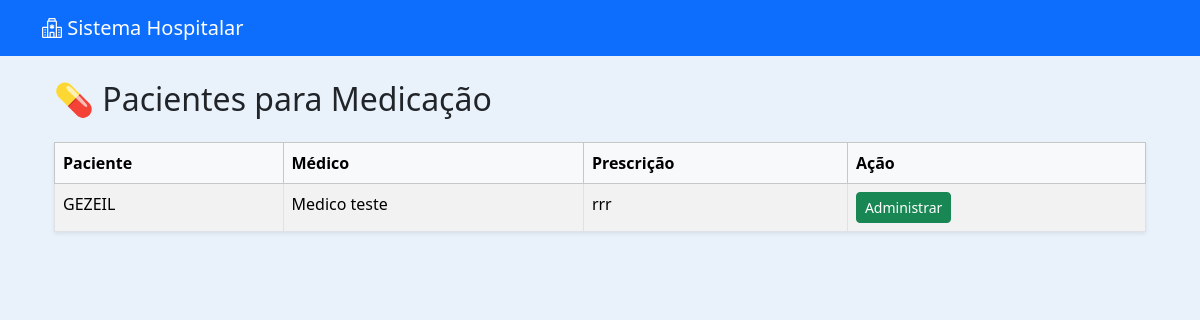
Page /tecnico/medicacao/ (signed in) on the committed database.
### medico/models.py (models this page shows, shortened)
class Atendimento(models.Model):
    paciente = models.ForeignKey(
        Paciente,
        on_delete=models.CASCADE
    )
    medico = models.ForeignKey(
        Usuario,
        on_delete=models.SET_NULL,  # ⚠ Melhor que CASCADE
        null=True,
        related_name="atendimentos_realizados"
    )
    triagem = models.OneToOneField(
        Triagem,
        on_delete=models.CASCADE
    )
    diagnostico = models.TextField(blank=True, null=True)
    prescricao = models.TextField(blank=True, null=True)
    observacoes = models.TextField(blank=True, null=True)
    DECISAO_CHOICES = [
        ("dispensar", "Dispensar"),
        ("medicacao", "Medicação"),
        ("internacao", "Internação"),
        ("exames", "Exames"),
    ]
    decisao = models.CharField(
        max_length=20,
        choices=DECISAO_CHOICES,
        blank=True,
        null=True
    )
    medicacao_aplicada = models.BooleanField(default=False)
    tecnico_aplicou = models.ForeignKey(
        Usuario,
        on_delete=models.SET_NULL,
        null=True,
        blank=True,
        related_name="medicacoes_aplicadas"
    )
    horario_medicacao = models.DateTimeField(
        null=True,
        blank=True
    )
    data_atendimento = models.DateTimeField(auto_now_add=True)
    finalizado = models.BooleanField(default=False)

### pacientes/models.py (models this page shows, shortened)
class Paciente(models.Model):
    nome = models.CharField(max_length=100)
    nome_social = models.CharField(max_length=100, blank=True, null=True)
    nome_mae = models.CharField(max_length=100)
    nome_pai = models.CharField(max_length=100, blank=True, null=True)
    cpf = models.CharField(
        max_length=14,
        unique=True,
        validators=[
            RegexValidator(
                r'^\d{3}\.\d{3}\.\d{3}-\d{2}$',
                'CPF inválido! Use XXX.XXX.XXX-XX'
            )
        ]
    )
    data_nascimento = models.DateField()
    SEXO_BIOLOGICO_CHOICES = [
        ('M', 'Masculino'),
        ('F', 'Feminino'),
        ('I', 'Intersexo'),
    ]
    sexo_biologico = models.CharField(max_length=1, choices=SEXO_BIOLOGICO_CHOICES)
    identidade_genero = models.CharField(max_length=50)
    orientacao_sexual = models.CharField(max_length=50)
    NACIONALIDADE_CHOICES = [
        ('BRASILEIRA', 'Brasileira'),
        ('ARGENTINA', 'Argentina'),
        ('BOLIVIANA', 'Boliviana'),
        ('CHILENA', 'Chilena'),
        ('COLOMBIANA', 'Colombiana'),
        ('PARAGUAIA', 'Paraguaia'),
        ('PERUANA', 'Peruana'),
        ('URUGUAIA', 'Uruguaia'),
        ('VENEZUELANA', 'Venezuelana'),
        ('OUTRA', 'Outra'),
    ]
    nacionalidade = models.CharField(
        max_length=20,
        choices=NACIONALIDADE_CHOICES,
        default='BRASILEIRA'
    )
    naturalidade = models.CharField(max_length=100)
    RACA_COR_CHOICES = [
        ('BRANCA', 'Branca'),
        ('PRETA', 'Preta'),
        ('PARDA', 'Parda'),
        ('AMARELA', 'Amarela'),
        ('INDIGENA', 'Indígena'),
    ]
    raca_cor = models.CharField(max_length=10, choices=RACA_COR_CHOICES)
    ESTADO_CIVIL_CHOICES = [
        ('SOLTEIRO', 'Solteiro(a)'),
        ('CASADO', 'Casado(a)'),
        ('DIVORCIADO', 'Divorciado(a)'),
        ('VIUVO', 'Viúvo(a)'),
        ('UNIAO_ESTAVEL', 'União Estável'),
    ]
    estado_civil = models.CharField(max_length=20, choices=ESTADO_CIVIL_CHOICES)
    ESCOLARIDADE_CHOICES = [
        ('SEM_INSTRUCAO', 'Sem instrução'),
        ('FUNDAMENTAL_INCOMPLETO', 'Fundamental incompleto'),
        ('FUNDAMENTAL_COMPLETO', 'Fundamental completo'),
        ('MEDIO_INCOMPLETO', 'Médio incompleto'),
        ('MEDIO_COMPLETO', 'Médio completo'),
        ('SUPERIOR_INCOMPLETO', 'Superior incompleto'),
        ('SUPERIOR_COMPLETO', 'Superior completo'),
        ('POS_GRADUACAO', 'Pós-graduação'),
        ('MESTRADO', 'Mestrado'),
        ('DOUTORADO', 'Doutorado'),
    ]
    escolaridade = models.CharField(max_length=30, choices=ESCOLARIDADE_CHOICES)
    profissao = models.CharField(max_length=50)
    rg = models.CharField(max_length=20)
    orgao_emissor = models.CharField(max_length=10)
    UF_CHOICES = [
        ('AC','AC'), ('AL','AL'), ('AP','AP'), ('AM','AM'),
        ('BA','BA'), ('CE','CE'), ('DF','DF'), ('ES','ES'),
        ('GO','GO'), ('MA','MA'), ('MT','MT'), ('MS','MS'),
        ('MG','MG'), ('PA','PA'), ('PB','PB'), ('PR','PR'),
        ('PE','PE'), ('PI','PI'), ('RJ','RJ'), ('RN','RN'),
        ('RS','RS'), ('RO','RO'), ('RR','RR'), ('SC','SC'),
        ('SP','SP'), ('SE','SE'), ('TO','TO'),
    ]
    uf_rg = models.CharField(max_length=2, choices=UF_CHOICES)
    cep = models.CharField(
        max_length=9,
        validators=[
            RegexValidator(
                r'^\d{5}-\d{3}$',
                'CEP inválido! Use XXXXX-XXX'
            )
        ]
    )
    endereco = models.CharField(max_length=100)
    numero = models.CharField(max_length=10)
    complemento = models.CharField(max_length=50, blank=True, null=True)
    bairro = models.CharField(max_length=50)
    municipio = models.CharField(max_length=50)
    uf = models.CharField(max_length=2, choices=UF_CHOICES)
    ZONA_CHOICES = [
        ('URBANA', 'Urbana'),
        ('RURAL', 'Rural'),
    ]
    zona = models.CharField(max_length=6, choices=ZONA_CHOICES)
    telefone_fixo = models.CharField(
        max_length=15,
        blank=True,
        null=True,
        validators=[
            RegexValidator(
                r'^\(\d{2}\)\s\d{4}-\d{4}$',
                'Telefone inválido! Use (XX) XXXX-XXXX'
            )
        ]
    )
    celular = models.CharField(
        max_length=15,
        validators=[
            RegexValidator(
                r'^\(\d{2}\)\s\d{5}-\d{4}$',
                'Celular inválido! Use (XX) XXXXX-XXXX'
            )
        ]
    )
    whatsapp = models.BooleanField(default=False)
    email = models.EmailField(blank=True, null=True)
    cartao_sus = models.CharField(max_length=18, blank=True, null=True)
    criado_por = models.ForeignKey(
        User,
        on_delete=models.SET_NULL,
        null=True,
        blank=True,
        related_name='pacientes_criados'
    )
    data_criacao = models.DateTimeField(default=timezone.now, editable=False)
    data_atualizacao = models.DateTimeField(auto_now=True)

### usuarios/models.py (models this page shows, shortened)
class Usuario(AbstractUser):
    PERFIL_CHOICES = [
    ('administrador', 'Administrador'),
    ('medico', 'Médico'),
    ('enfermeiro', 'Enfermeiro'),
    ('tecnico', 'Técnico'),
    ('recepcao', 'Recepção'),
    ('laboratorio', 'Laboratório'),
    ]
    perfil = models.CharField(max_length=20, choices=PERFIL_CHOICES, default='recepcao')
    cpf = models.CharField("CPF", max_length=14, unique=True, blank=True, null=True)
    data_nascimento = models.DateField("Data de Nascimento", blank=True, null=True)
    telefone = models.CharField("Telefone", max_length=20, blank=True, null=True)
    endereco = models.CharField("Endereço", max_length=255, blank=True, null=True)
    cidade = models.CharField("Cidade", max_length=100, blank=True, null=True)
    estado = models.CharField("Estado", max_length=50, blank=True, null=True)
    cep = models.CharField("CEP", max_length=10, blank=True, null=True)
    crm = models.CharField("CRM", max_length=20, blank=True, null=True)
    coren = models.CharField("COREN", max_length=20, blank=True, null=True)

### tecnico/views.py (the view)
# urls.py: path('medicacao/', views.lista_medicacao, name='lista_medicacao'),
@login_required
def lista_medicacao(request):
    atendimentos = Atendimento.objects.filter(
        decisao="medicacao",
        medicacao_aplicada=False,
        finalizado=False
    )
    return render(request, "tecnico/lista_medicacao.html", {
        "atendimentos": atendimentos
    })

### tecnico/templates/tecnico/lista_medicacao.html (shortened to what this page needs)
{% extends 'usuarios/base.html' %}
{% block content %}
<div class="container mt-4">
    <h2 class="mb-4">💊 Pacientes para Medicação</h2>
    <div id="tabela-medicacao">
        <table class="table table-striped table-bordered shadow-sm">
            <thead class="table-light">
                <tr>
                    <th>Paciente</th>
                    <th>Médico</th>
                    <th>Prescrição</th>
                    <th>Ação</th>
                </tr>
            </thead>
            <tbody>
                {% for atendimento in atendimentos %}
                <tr>
                    <td>{{ atendimento.paciente.nome }}</td>
                    <td>
                        {% if atendimento.medico.get_full_name %}
                            {{ atendimento.medico.get_full_name }}
                        {% else %}
                            {{ atendimento.medico.username }}
                        {% endif %}
                    </td>
                    <td>{{ atendimento.prescricao|default:"-" }}</td>
                    <td>
                        <a href="{% url 'administrar_medicacao' atendimento.id %}"
                           class="btn btn-success btn-sm">
                            Administrar
                        </a>
                    </td>
                </tr>
                {% empty %}
                <tr>
                    <td colspan="4" class="text-center">Nenhuma medicação pendente.</td>
                </tr>
                {% endfor %}
            </tbody>
        </table>
    </div>
</div>
{% endblock %}

### usuarios/templates/usuarios/base.html (style rules this page uses)
body { background-color: #e9f2fb; }

### rows in the picture
Atendimento: paciente.nome "GEZEIL", medico.get_full_name "Medico teste", prescricao "rrr"
